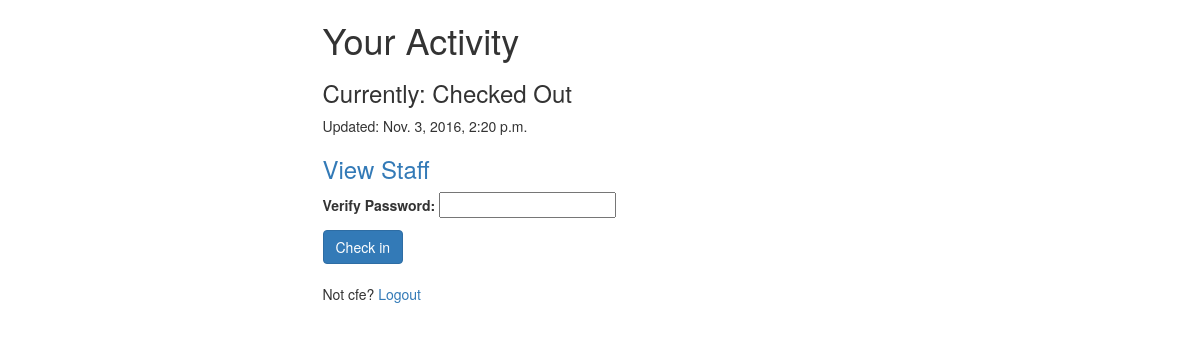
Before: / (signed in) with the older database file.
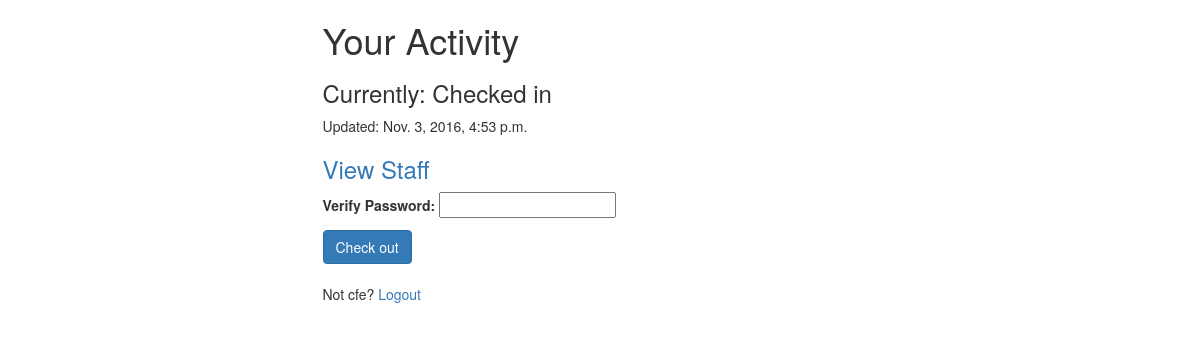
After: the same page with the newer database file.
### timeclock/models.py (models this page shows, shortened)
class UserActivity(models.Model):
    user = models.ForeignKey(settings.AUTH_USER_MODEL)
    activity = models.CharField(max_length=120, default='checkin', choices=USER_ACTIVITY_CHOICES)
    timestamp = models.DateTimeField(auto_now_add=True)
    objects = UserActivityManager()
    abc = UserActivityManager()
    class Meta:
        verbose_name = 'User Activity'
        verbose_name_plural = "User Activities"
    @property
    def next_activity(self):
        next = "Check in"
        if self.activity == 'checkin':
            next = "Check out"
        return next
    @property
    def current(self):
        current = 'Checked Out'
        if self.activity == 'checkin':
            current = "Checked in"
        return current

### timeclock/views.py (the view, shortened to what this page needs)
# urls.py: url(r'^$', ActivityView.as_view()),
class ActivityView(View):
    @method_decorator(login_required)
    def dispatch(self, *args, **kwargs):
        return super(ActivityView, self).dispatch(*args, **kwargs)
    def get(self, request, *args, **kwargs):
        if request.session.get("username"):
            username_auth = request.user.username
            username_ses = request.session.get("username")
        if username_ses == username_auth:
            username = username_auth
            context = {}
            if username:
                form = UserActivityForm(initial={"username": username})
                context["form"] = form
                if request.user.is_authenticated():
                    obj = UserActivity.objects.current(request.user)
                    context['object'] = obj
        else:
            logout(request)
            return HttpResponseRedirect("/login/")
        return render(request, "timeclock/activity-view.html", context)

### timeclock/forms.py (shortened to what this page needs)
class UserActivityForm(forms.Form):
    username = forms.CharField(widget=forms.HiddenInput)
    password = forms.CharField(label='Verify Password', widget=forms.PasswordInput)

### timeclock/models.py (called while the page is built)
    def current(self, user=None):
        if user is None:
            return self
        return self.filter(user=user).order_by('-timestamp').first()

    def get_queryset(self, *args, **kwargs):
        return UserActivityQuerySet(self.model, using=self._db)

    def current(self, user=None):
        if user is None:
            return None
        current_obj = self.get_queryset().current(user)
        return current_obj

### timeclock/templates/timeclock/activity-view.html (shortened to what this page needs)
{% extends "base.html" %}
{% block content %}
{% if object %}
<h1>Your Activity</h1>
<h3>Currently: {{ object.current }}</h3>
<p>Updated: {{ object.timestamp }}</p>
{% endif %}
{% if user.is_staff %}
<h3><a href='/users/'>View Staff</a></h3>
{% endif %}
<form method='POST' action=''>
    {{ form.as_p }}
    <input  class='btn btn-primary' type='submit' value='{% if object %}{{object.next_activity }}{% else %}Check in{% endif %}' />
</form>
<br/>
<p>Not {{ object.user.username }}? <a href='/logout'>Logout</a></p>
{% endblock %}

Changed rows visible on the page:
no longer on this page (row unchanged): UserActivity: current "Checked Out", timestamp "Nov. 3, 2016, 2:20 p.m.", next_activity "Check in", user.username "cfe"
added UserActivity: current "Checked in", timestamp "Nov. 3, 2016, 4:53 p.m.", next_activity "Check out", user.username "cfe"
